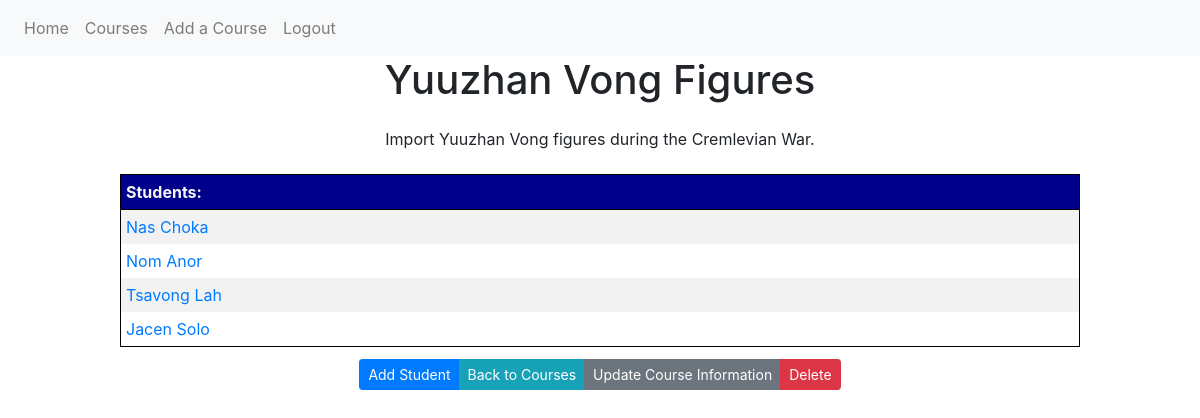
Before: /course/1 (signed in) with the older database file.
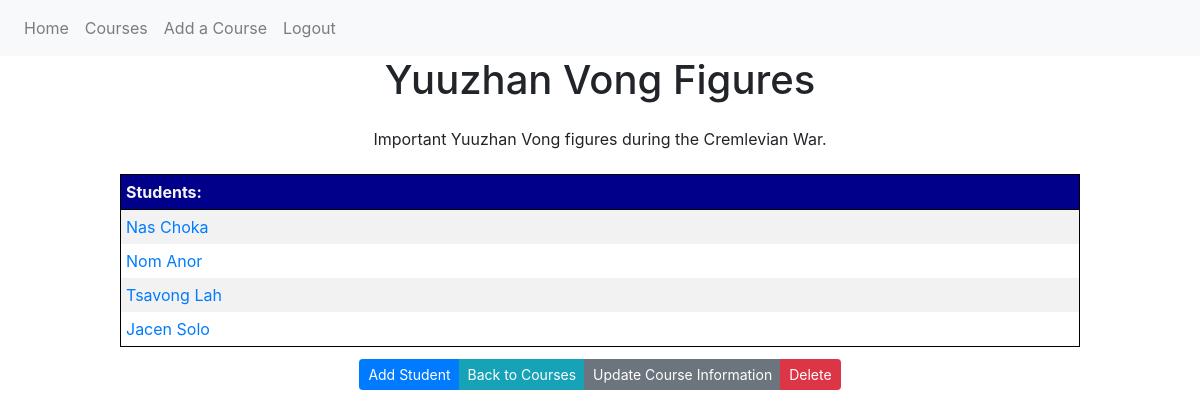
After: the same page with the newer database file.
### guide_and_teach/models.py (models this page shows, shortened)
class Course(db.Model):
    id = db.Column(db.Integer, primary_key=True)
    course_title = db.Column(db.String(100), nullable=False)
    course_desc = db.Column(db.Text, nullable=False)
    user_id = db.Column(db.Integer, db.ForeignKey('user.id'), nullable=False)
    student = db.relationship('Student', backref='course', lazy=True)

### guide_and_teach/routes.py (the view)
@app.route('/course/<int:course_id>', methods=['GET','POST'])
@login_required
def single_course(course_id):
    course = Course.query.get_or_404(course_id)
    if course.user != current_user:
        abort(403)
    students = Student.query.all()
    return render_template('single_course.html', title='Course', course=course, students=students)

### guide_and_teach/models.py (called while the page is built)
@login_manager.user_loader
def load_user(user_id):
    return User.query.get(int(user_id))

### guide_and_teach/templates/single_course.html (shortened to what this page needs)
{% extends "layout.html" %}
{% block content %}
        <article>
            <h1>{{ course.course_title }}</h1>
            <div class="course_desc"><p>{{ course.course_desc }}</p></div>
            <table class="table-striped">
                <thead>
                    <tr>
                        <td><strong>Students:</strong></td>
                    </tr>
                </thead>
                <tbody>
                    {% for student in students %}
                    {% if student.course == course %}
                    <tr>
                        <td><a href="{{ url_for('single_student', student_id=student.id, course_id=course.id) }}">{{ student.student_name }}</a></td>
                    </tr>
                    {% endif %}
                    {% endfor %}
                </tbody>
            </table>
            {% if course.user == current_user %}
            <div class="ralph">
            <div class="btn-group btn-group ml-4 mr-4" role="group">
                <a class="btn btn-primary btn-sm mt-1 mb-1" href="{{ url_for('add_student', course_id=course.id) }}">Add Student</a>
                <a class="btn btn-info btn-sm mt-1 mb-1" href="{{ url_for('course_home') }}">Back to Courses</a>
                <a class="btn btn-secondary btn-sm mt-1 mb-1" href="{{ url_for('update_course', course_id=course.id)}}">Update Course Information</a>
                <button type="button" class="btn btn-danger btn-sm mt-1 mb-1" data-toggle="modal" data-target="#deleteModal">Delete</button>
            </div>
            </div>
            {% endif %}
        </article>
{% endblock content %}

Changed rows visible on the page:
changed Course "Yuuzhan Vong Figures": course_desc "Import Yuuzhan Vong figures during the Cremlevian War." → "Important Yuuzhan Vong figures during the Cremlevian War."
